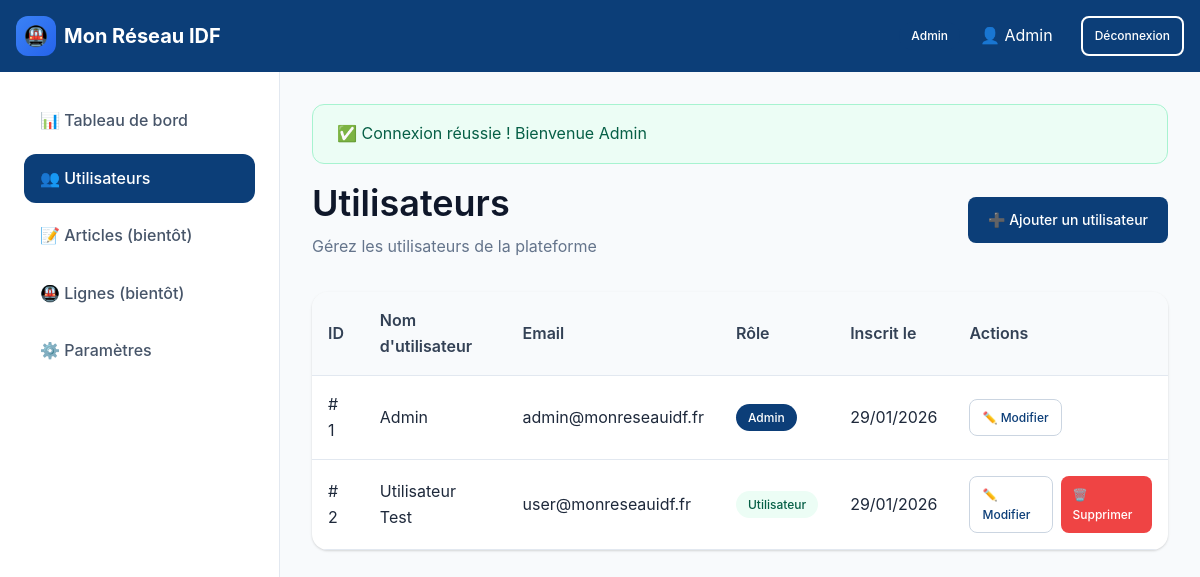
The page /admin/users.php (signed in) on the database its author committed.
### tables this page shows
CREATE TABLE IF NOT EXISTS users (
    id INT AUTO_INCREMENT PRIMARY KEY,
    username VARCHAR(100) NOT NULL,
    email VARCHAR(255) NOT NULL UNIQUE,
    password VARCHAR(255) NOT NULL,
    role ENUM('user', 'admin') DEFAULT 'user',
    created_at TIMESTAMP DEFAULT CURRENT_TIMESTAMP,
    updated_at TIMESTAMP DEFAULT CURRENT_TIMESTAMP ON UPDATE CURRENT_TIMESTAMP,
    INDEX idx_email (email),
    INDEX idx_role (role)
);

### includes/functions.php (called while the page is built, shortened)
<?php
function sanitize($input)
{
    return htmlspecialchars(trim($input), ENT_QUOTES, 'UTF-8');
}
function isLoggedIn()
{
    return isset($_SESSION['user_id']);
}
function getCurrentUser($pdo)
{
    $stmt = $pdo->prepare("SELECT * FROM users WHERE id = ?");
    $stmt->execute([$_SESSION['user_id']]);
    return $stmt->fetch();
}
function getAllUsers($pdo)
{
    $stmt = $pdo->query("SELECT id, username, email, role, created_at FROM users ORDER BY created_at DESC");
    return $stmt->fetchAll();
}
function getFlashMessage()
{
    if (isset($_SESSION['flash'])) {
        $flash = $_SESSION['flash'];
        return $flash;
    }
    return null;
}

### admin/users.php (the view, shortened to what this page needs)
<?php
require_once __DIR__ . '/../includes/config.php';
require_once __DIR__ . '/../includes/functions.php';
$currentUser = getCurrentUser($pdo);
$flash = getFlashMessage();
$users = getAllUsers($pdo);
?>
<!DOCTYPE html>
<html lang="fr">
<head>
    <link rel="stylesheet" href="<?php echo SITE_URL; ?>/css/style.css">
</head>
<body>
    <header class="header">
        <div class="container">
            <a href="<?php echo SITE_URL; ?>" class="logo">
                <div class="logo-icon">🚇</div>
                <span>Mon Réseau <strong>IDF</strong></span>
            </a>
            <div class="nav-actions">
                <span class="badge badge-primary" style="margin-right: var(--spacing-2);">Admin</span>
                <span style="color: var(--white); margin-right: var(--spacing-4);">
                    👤
                    <?php echo sanitize($currentUser['username']); ?>
                </span>
                <a href="<?php echo SITE_URL; ?>/logout.php" class="btn btn-outline btn-sm">Déconnexion</a>
            </div>
        </div>
    </header>
    <div class="dashboard-layout">
        <aside class="sidebar">
            <nav>
                <ul class="sidebar-nav">
                    <li>
                        <a href="<?php echo SITE_URL; ?>/admin/dashboard.php">
                            📊 Tableau de bord
                        </a>
                    </li>
                    <li>
                        <a href="<?php echo SITE_URL; ?>/admin/users.php" class="active">
                            👥 Utilisateurs
                        </a>
                    </li>
                    <li>
                        <a href="#">
                            📝 Articles (bientôt)
                        </a>
                    </li>
                    <li>
                        <a href="#">
                            🚇 Lignes (bientôt)
                        </a>
                    </li>
                    <li>
                        <a href="<?php echo SITE_URL; ?>/admin/settings.php">
                            ⚙️ Paramètres
                        </a>
                    </li>
                </ul>
            </nav>
        </aside>
        <main class="main-content">
            <?php if ($flash): ?>
                <div class="alert alert-<?php echo $flash['type']; ?>">
                    <?php echo $flash['type'] === 'success' ? '✅' : '⚠️'; ?>
                    <?php echo sanitize($flash['message']); ?>
                </div>
            <?php endif; ?>
            <div class="page-header flex-between">
                <div>
                    <h1>Utilisateurs</h1>
                    <p>Gérez les utilisateurs de la plateforme</p>
                </div>
                <a href="<?php echo SITE_URL; ?>/admin/add_user.php" class="btn btn-primary">
                    ➕ Ajouter un utilisateur
                </a>
            </div>
            <div class="card">
                <div class="card-body" style="padding: 0;">
                    <table class="table">
                        <thead>
                            <tr>
                                <th>ID</th>
                                <th>Nom d'utilisateur</th>
                                <th>Email</th>
                                <th>Rôle</th>
                                <th>Inscrit le</th>
                                <th>Actions</th>
                            </tr>
                        </thead>
                        <tbody>
                            <?php if (empty($users)): ?>
                                <tr>
                                    <td colspan="6" class="text-center" style="padding: var(--spacing-8);">
                                        Aucun utilisateur trouvé
                                    </td>
                                </tr>
                            <?php else: ?>
                                <?php foreach ($users as $user): ?>
                                    <tr>
                                        <td>#
                                            <?php echo $user['id']; ?>
                                        </td>
                                        <td>
                                            <?php echo sanitize($user['username']); ?>
                                        </td>
                                        <td>
                                            <?php echo sanitize($user['email']); ?>
                                        </td>
                                        <td>
                                            <span
                                                class="badge <?php echo $user['role'] === 'admin' ? 'badge-primary' : 'badge-success'; ?>">
                                                <?php echo $user['role'] === 'admin' ? 'Admin' : 'Utilisateur'; ?>
                                            </span>
                                        </td>
                                        <td>
                                            <?php echo date('d/m/Y', strtotime($user['created_at'])); ?>
                                        </td>
                                        <td>
                                            <div class="flex gap-2">
                                                <a href="<?php echo SITE_URL; ?>/admin/edit_user.php?id=<?php echo $user['id']; ?>"
                                                    class="btn btn-secondary btn-sm">
                                                    ✏️ Modifier
                                                </a>
                                                <?php if ($user['id'] !== $currentUser['id']): ?>
                                                    <a href="<?php echo SITE_URL; ?>/admin/delete_user.php?id=<?php echo $user['id']; ?>"
                                                        class="btn btn-danger btn-sm"
                                                        data-confirm="Êtes-vous sûr de vouloir supprimer cet utilisateur ?">
                                                        🗑️ Supprimer
                                                    </a>
                                                <?php endif; ?>
                                            </div>
                                        </td>
                                    </tr>
                                <?php endforeach; ?>
                            <?php endif; ?>
                        </tbody>
                    </table>
                </div>
            </div>
        </main>
    </div>
</body>
</html>

### rows shown on the page
users: username "Admin", id "1", email "admin@monreseauidf.fr", role "Admin", created_at "29/01/2026"
users: id "2", username "Utilisateur Test", email "user@monreseauidf.fr", role "Utilisateur", created_at "29/01/2026"

### other values the page prints
$flash['message'] "Connexion réussie ! Bienvenue Admin"
